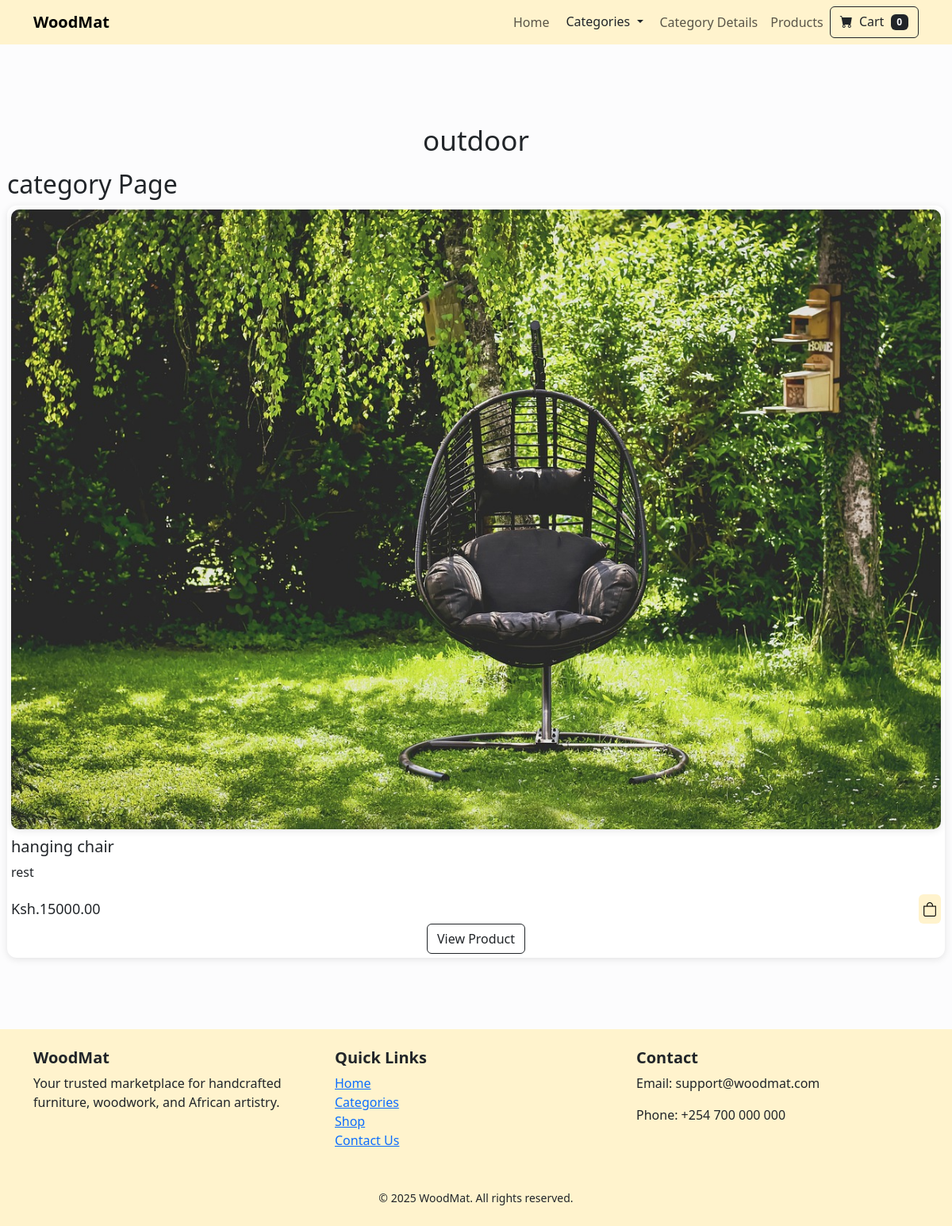
Page /category/outdoor/ on the committed database.
### woodmat/models.py (models this page shows, shortened)
class Category(models.Model):
  name=models.CharField(max_length=50)
  def __str__(self):
    return self.name
  class Meta:
    verbose_name_plural='categories'

class Product(models.Model):
  name=models.CharField(max_length=50)
  price=models.DecimalField(default=0,decimal_places=2,max_digits=8)
  category=models.ForeignKey(Category, on_delete=models.CASCADE,default=1)
  description=models.CharField(max_length=250,default='',null=True)
  image=models.ImageField(upload_to='products/')
  is_sale = models.BooleanField(default=False)      # <- add this
  sale_price = models.DecimalField(default=0, decimal_places=2, max_digits=8 )

### woodmat/views.py (the view)
# urls.py: path('category/<str:foo>/', views.category, name='category'),
def category(request, foo):
    foo = foo.replace('-', ' ')
    try:
        category = Category.objects.get(name__iexact=foo)
        products = Product.objects.filter(category=category)
        return render(request, 'category.html', {
            'products': products,
            'category': category
        })
    except Category.DoesNotExist:
        messages.error(request, "That category doesn't exist")
        return redirect('home')

### cart/cart.py (called while the page is built)
  def __len__(self):
     return len(self.cart)

### cart/context_processors.py (called while the page is built)
def cart(request):
  return{'cart':Cart(request)}

### woodmat/templates/category.html (shortened to what this page needs)
{% extends "base.html" %}
{% load static %}
 {% block content%}
<section class="products">
  <h1 class="section-title">{{category}}</h1>
  <h2>category Page</h2>
  <div class="product-content">
    {% for product in products %}
      {% if product.is_sale %}
      <div class="product-box">
        <div class="img-box">
          <div class="badge bg-dark text-white position-absolute">Sale</div>
          <img src="{{ product.image.url }}" alt="{{ product.name }}">
        </div>
        <h2 class="product-name">{{ product.name }}</h2>
        <p class="description">{{ product.description }}</p>
        <div class="price-and-cart">
          <span class="price"><strike>Ksh.{{ product.price }}</strike></span>
          <span class="price">
            &nbsp;Ksh.{{ product.sale_price }}</span>
          <i class="bi bi-bag"></i>
        </div>
        <div class="text-center">
          <a class="btn btn-outline-dark mt-auto" href="{% url 'product_detail' product.id %}">View Product</a>
        </div>
      </div>
      {% else %}
<div class="product-box">
        <div class="img-box">
          <img src="{{ product.image.url }}" alt="{{ product.name }}">
        </div>
        <h2 class="product-name">{{ product.name }}</h2>
        <p class="description">{{ product.description }}</p>
        <div class="price-and-cart">
          <span class="price">Ksh.{{ product.price }}</span>
          <i class="bi bi-bag"></i>
        </div>
        <div class="text-center">
          <a class="btn btn-outline-dark mt-auto" href="{% url 'product_detail' product.id %}">View Product</a>
        </div>
      </div>
      {% endif %}
    {% endfor %}
  </div>
</section>
{% endblock content %}

### static/styles/main.css (style rules this page uses)
.products { padding: 100px 9px 30px; }
.section-title { font-size: 35px; text-align: center; margin-bottom: 15px; }
.product-content { display: grid; grid-template-columns: repeat(auto-fit,minmax(280px, 1fr)); gap: 30px; }
.product-box { background: #fff; border-radius: 12px; padding:5px; box-shadow: 0 2px 10px rgba(0,0,0,0.1); transition: 0.3s ease; overflow: hidden; }
.product-box .img-box { display: flex; border-radius: 10px; overflow: hidden; box-shadow: 0 2px 10px rgba(0,0,0,0.1); }
.product-box .product-name { font-size: 20px; margin-top: 10px; }
.product-box .price-and-cart { display: flex; justify-content: space-between; align-items: center; }
.price-and-cart .price { font-size: 18px; font-weight: 500; }
.price-and-cart .bi-bag { padding: 5px; background: #FFF3CD; border-radius: 6px; font-size: 18px; color: black; cursor: pointer; }
.product-box .img-box { position: relative; }
.img-box img { width: 100%; transition: 0.5s; }

### rows in the picture
Category: name "outdoor"
Product: image (picture), name "hanging chair", description "rest", price "15000.00"

### other values in the picture
{{ cart|length }} "0"
